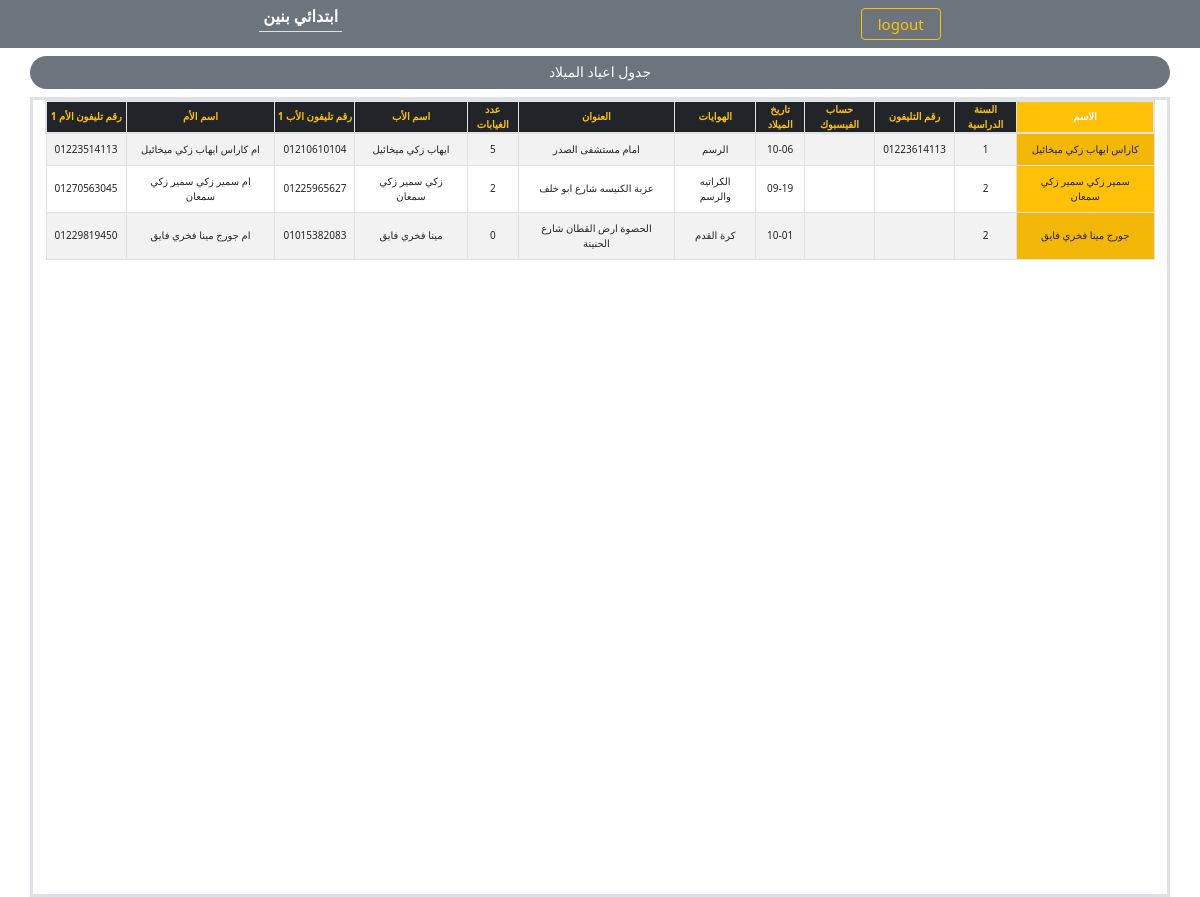
The app's page /project2/ebtda2y/birthdays/ (signed in), older data.
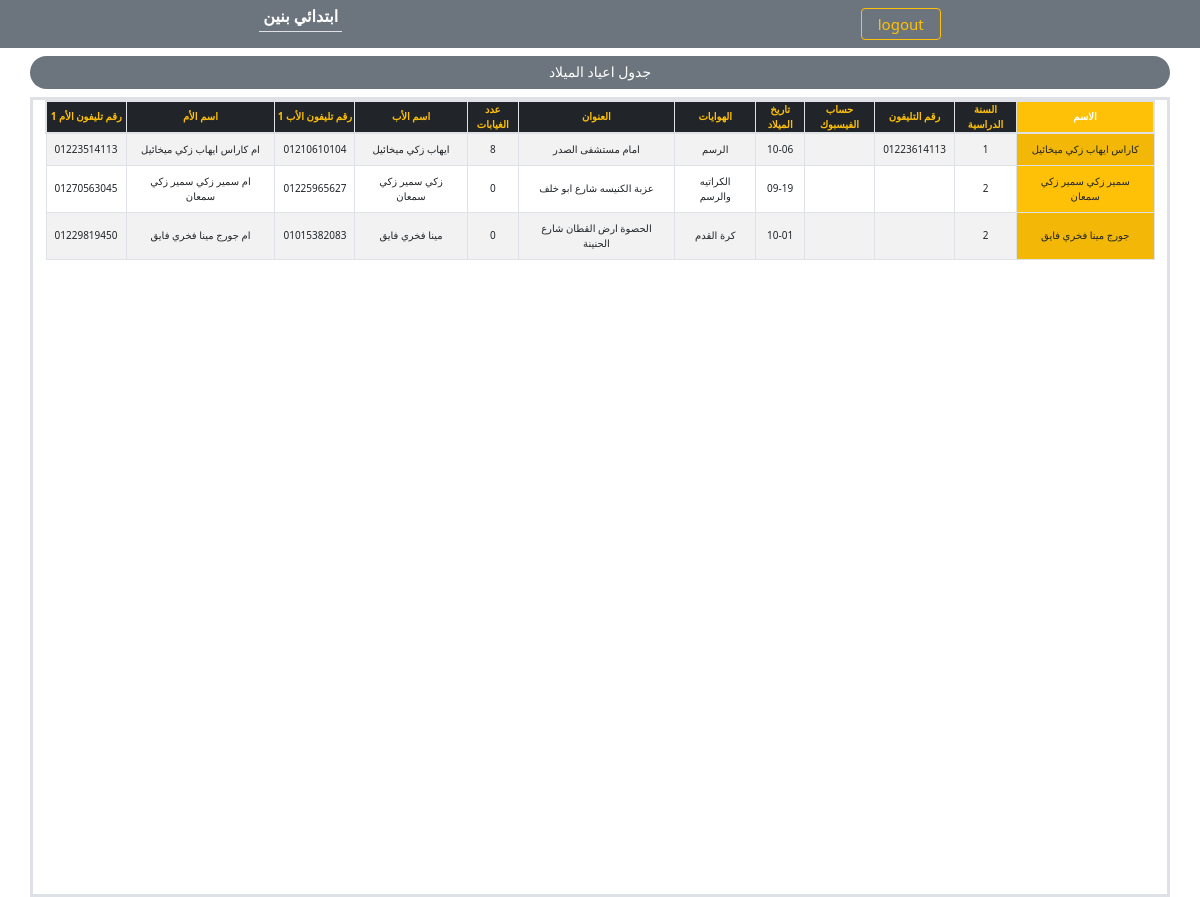
The same page, newer data.
### project2/models.py (models this page shows, shortened)
class Student(models.Model):
    CONFESSION_FATHER_CHOICES = (
        ('لا يوجد', 'لا يوجد'),
        ('ابونا تاردس', 'ابونا تادرس'),
        ('ابونا سيرافيم', 'ابونا سيرافيم'),
        ('ابونا تيمثاوس', 'ابونا تيمثاوس'),
        ('اب كاهن اخر', 'اب كاهن اخر'),
    )
    ACADEMIC_YEAR_CHOICES = (
        (-2, '-2'),
        (-1, '-1'),
        (1, '1'),
        (2, '2'),
        (3, '3'),
        (4, '4'),
        (5, '5'),
        (6, '6'),
    )
    SCHOOL_CHOICES = (
        ("الاسقفية","الاسقفية"),
        ("الاقباط الابتدائية","الاقباط الابتدائية"),
        ("التحرير","التحرير"),
        ("هابي سكول","هابي سكول"),
        ("برهيم التجريبية","برهيم التجريبية"),
        ("سدود التجريبية","سدود التجريبية"),
        ("الشيخ زويل","الشيخ زويل"),
        ("اخري","اخري"),
    )
    name = models.CharField(max_length=100)
    gender = models.CharField(max_length=6, choices=GENDER_CHOICES, default="male")
    academic_year = models.IntegerField(choices=ACADEMIC_YEAR_CHOICES)
    phone_number = models.CharField(max_length=11, blank=True)
    phone_number2 = models.CharField(max_length=11, blank=True)
    facebook_profile = models.CharField(max_length=255,blank=True)
    date_of_birth = models.DateField(default = date(2000, 1, 1), blank=True)
    school_name = models.CharField(max_length=255, choices=SCHOOL_CHOICES,blank=True)
    confession_father = models.CharField(max_length=15, choices=CONFESSION_FATHER_CHOICES, default="لا يوجد", blank=True)
    hobbies = models.CharField(max_length=255,blank=True)
    health_problems = models.CharField(max_length=255,default="لا يوجد", blank=True)
    home_town = models.CharField(max_length=255,default="منوف", blank=True)
    home_region = models.CharField(max_length=255,blank=True)
    home_address = models.CharField(max_length=255,blank=True)
    how_to_church = models.CharField(max_length=255,blank=True)
    registered_in_church_list = models.BooleanField(default=False)
    absences = models.IntegerField(default=0, blank=True, null=True)
    attendance_rate = models.FloatField(default=0.0, blank=True, null=True)
    responsible_servant = models.CharField(max_length=100, blank=True)
    brothers = models.ManyToManyField('self', symmetrical=True, blank=True, default=list)
    notes = models.TextField(blank=True, default='')
    father_name = models.CharField(max_length=100,blank=True)
    father_phone_number1 = models.CharField(max_length=11, blank=True)
    father_phone_number2 = models.CharField(max_length=11, blank=True)
    father_facebook_profile = models.CharField(max_length=255,blank=True)
    father_job = models.CharField(max_length=100, blank=True)
    father_alive = models.BooleanField(default=True)
    father_notes = models.TextField(blank=True)
    mother_name = models.CharField(max_length=100,blank=True)
    mother_phone_number1 = models.CharField(max_length=11, blank=True)
    mother_phone_number2 = models.CharField(max_length=11, blank=True)
    mother_facebook_profile = models.CharField(max_length=255,blank=True)
    mother_job = models.CharField(max_length=100, blank=True)
    mother_alive = models.BooleanField(default=True)
    mother_notes = models.TextField(blank=True)

### project2/views.py (the view)
# urls.py: path('ebtda2y/birthdays/', views.birthdays, name="birthdays"),
@specific_username_required
def birthdays (request):
    current_month = date.today().month
    target_months = [current_month, (current_month + 1) % 12, (current_month + 2) % 12]
    matching_students = Student.objects.filter(Q(date_of_birth__month__in=target_months) & Q(academic_year__range=(-2,2)))
    for student in matching_students:
        student.date_of_birth_sortable = student.date_of_birth.strftime("%m-%d")
    return render(request, "project2/birthdays.html", {'matching_students':matching_students})

### project2/views.py (called while the page is built)
def specific_username_required(view_func):
    @wraps(view_func)
    def _wrapped_view(request, *args, **kwargs):
        user = request.user
        if user.username == 'khadem':
            return view_func(request, *args, **kwargs)
        else:
            return HttpResponse("You are not authorized to access this view.")
    return _wrapped_view  # Remove login_required here

### project2/templates/project2/birthdays.html (shortened to what this page needs)
{% extends 'project2/base.html' %}
{% block content %}
    <div class="conatiner d-flex justify-content-center" style="width: 100vw;">
        <h4 class="text-center bg-secondary text-white container text-truncate px-4 py-2 mt-2 rounded-pill" style="font-size: 14px;"> جدول اعياد الميلاد </h4>
    </div>
    <div class="container border border-3 vh-100 vw-100 overflow-auto">
        <table class=" table table-striped overflow-auto table-hover table-bordered align-middle table-responsive" id="table_id" style="direction: rtl; max-width: 100%; font-size: 10px;">
            <thead class="table-dark text-center align-middle text-warning custom-fs-sm position-sticky top-0">
                <tr class="container border border-2 h-5">
                    {% if user.is_authenticated and user.username == "khadem" %}
                        <th class=" bg-warning text-white mx-5 position-sticky start-0 z-index-2"> الاسم </th>
                        <th> السنة الدراسية </th>
                        <th> رقم التليفون </th>
                        <th> حساب الفيسبوك </th>
                        <th> تاريخ الميلاد </th>
                        <th> الهوايات </th>
                        <th> العنوان </th>
                        <th> عدد الغيابات </th>
                        <th> اسم الأب </th>
                        <th> رقم تليفون الأب 1 </th>
                        <th> اسم الأم </th>
                        <th> رقم تليفون الأم 1 </th>
                    {% endif %}
                </tr>
            </thead>
            <tbody class="text-center">
                {% for student in matching_students %}
                    <tr class="">
                        {% if user.is_authenticated and user.username == "khadem" %}
                            <td class="bg-warning text-black position-sticky start-0">{{ student.name }}</td>
                            <td>{{ student.academic_year }}</td>
                            <td>{{ student.phone_number }}</td>
                            <td>{{ student.facebook_profile }}</td>
                            <td>{{ student.date_of_birth_sortable  }}</td>
                            <td>{{ student.hobbies }}</td>
                            <td>{{ student.home_address }}</td>
                            <td>{{ student.absences }}</td>
                            <td class="father-name-col">{{ student.father_name }}</td>
                            <td>{{ student.father_phone_number1 }}</td>
                            <td class="mother-name-col">{{ student.mother_name }}</td>
                            <td>{{ student.mother_phone_number1 }}</td>
                        {% endif %}
                    </tr>
                {% endfor %}
            </tbody>
        </table>
    </div>
{% endblock %}

Row changes from the older to the newer data that the page shows:
changed Student "كاراس ايهاب زكي ميخائيل": absences "5" → "8"
changed Student "سمير زكي سمير زكي سمعان": absences "2" → "0"
